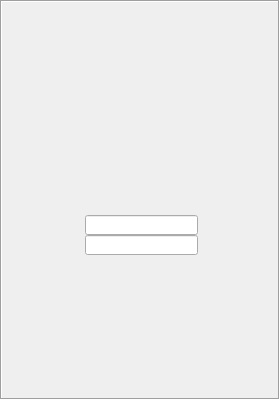
<?xml version="1.0" encoding="UTF-8"?>
<ui version="4.0">
 <class>LoginDialog</class>
 <widget class="QDialog" name="LoginDialog">
  <property name="geometry">
   <rect>
    <x>0</x>
    <y>0</y>
    <width>280</width>
    <height>400</height>
   </rect>
  </property>
  <property name="windowTitle">
   <string>微 信 客 户 端</string>
  </property>
  <widget class="QLabel" name="label">
   <property name="geometry">
    <rect>
     <x>0</x>
     <y>0</y>
     <width>280</width>
     <height>400</height>
    </rect>
   </property>
   <property name="frameShape">
    <enum>QFrame::Box</enum>
   </property>
   <property name="frameShadow">
    <enum>QFrame::Sunken</enum>
   </property>
   <property name="text">
    <string/>
   </property>
   <property name="pixmap">
    <pixmap resource="qrc.qrc">:/images/login.jpg</pixmap>
   </property>
  </widget>
  <widget class="QPushButton" name="loginPushButton">
   <property name="geometry">
    <rect>
     <x>36</x>
     <y>258</y>
     <width>212</width>
     <height>43</height>
    </rect>
   </property>
   <property name="font">
    <font>
     <family>微软雅黑</family>
     <pointsize>10</pointsize>
     <bold>true</bold>
    </font>
   </property>
   <property name="text">
    <string/>
   </property>
   <property name="flat">
    <bool>true</bool>
   </property>
  </widget>
  <widget class="QLineEdit" name="usrLineEdit">
   <property name="geometry">
    <rect>
     <x>85</x>
     <y>215</y>
     <width>113</width>
     <height>20</height>
    </rect>
   </property>
   <property name="font">
    <font>
     <family>微软雅黑</family>
     <pointsize>10</pointsize>
    </font>
   </property>
   <property name="text">
    <string/>
   </property>
   <property name="alignment">
    <set>Qt::AlignCenter</set>
   </property>
  </widget>
  <widget class="QLineEdit" name="pwdLineEdit">
   <property name="geometry">
    <rect>
     <x>85</x>
     <y>235</y>
     <width>113</width>
     <height>20</height>
    </rect>
   </property>
   <property name="echoMode">
    <enum>QLineEdit::Password</enum>
   </property>
   <property name="alignment">
    <set>Qt::AlignCenter</set>
   </property>
  </widget>
 </widget>
 <resources>
  <include location="qrc.qrc"/>
 </resources>
 <connections/>
</ui>
